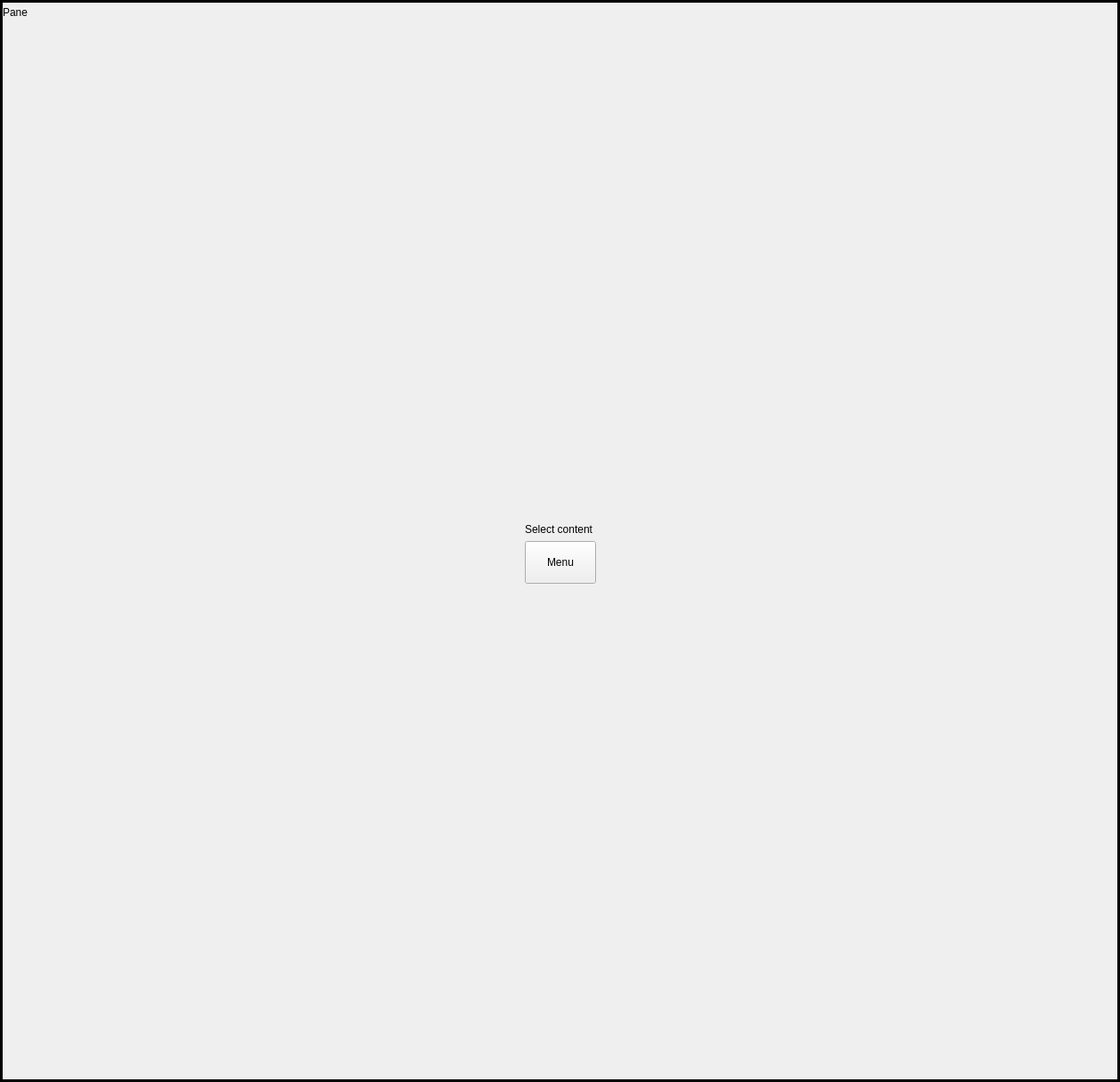
<?xml version="1.0" encoding="UTF-8"?>
<ui version="4.0">
 <class>SplitterPane</class>
 <widget class="QWidget" name="SplitterPane">
  <property name="geometry">
   <rect>
    <x>0</x>
    <y>0</y>
    <width>1259</width>
    <height>1216</height>
   </rect>
  </property>
  <property name="windowTitle">
   <string>Form</string>
  </property>
  <layout class="QGridLayout" name="gridLayout_2">
   <property name="leftMargin">
    <number>0</number>
   </property>
   <property name="topMargin">
    <number>0</number>
   </property>
   <property name="rightMargin">
    <number>0</number>
   </property>
   <property name="bottomMargin">
    <number>0</number>
   </property>
   <item row="0" column="0">
    <widget class="QFrame" name="frame">
     <property name="frameShape">
      <enum>QFrame::Shape::Box</enum>
     </property>
     <property name="frameShadow">
      <enum>QFrame::Shadow::Plain</enum>
     </property>
     <property name="lineWidth">
      <number>3</number>
     </property>
     <layout class="QVBoxLayout" name="verticalLayout_2">
      <property name="leftMargin">
       <number>0</number>
      </property>
      <property name="topMargin">
       <number>0</number>
      </property>
      <property name="rightMargin">
       <number>0</number>
      </property>
      <property name="bottomMargin">
       <number>0</number>
      </property>
      <item>
       <layout class="QHBoxLayout" name="horizontalLayout">
        <property name="spacing">
         <number>0</number>
        </property>
        <item>
         <widget class="QLabel" name="labelTitle">
          <property name="text">
           <string>Pane</string>
          </property>
         </widget>
        </item>
        <item>
         <widget class="QPushButton" name="pushButtonArrange">
          <property name="maximumSize">
           <size>
            <width>28</width>
            <height>28</height>
           </size>
          </property>
          <property name="toolTip">
           <string>Split this pane vertically</string>
          </property>
          <property name="text">
           <string/>
          </property>
          <property name="icon">
           <iconset theme="list-remove"/>
          </property>
          <property name="flat">
           <bool>true</bool>
          </property>
         </widget>
        </item>
        <item>
         <widget class="QPushButton" name="pushButtonSplitVertical">
          <property name="maximumSize">
           <size>
            <width>28</width>
            <height>28</height>
           </size>
          </property>
          <property name="toolTip">
           <string>Split this pane vertically</string>
          </property>
          <property name="text">
           <string/>
          </property>
          <property name="icon">
           <iconset theme="QIcon::ThemeIcon::GoDown"/>
          </property>
          <property name="flat">
           <bool>true</bool>
          </property>
         </widget>
        </item>
        <item>
         <widget class="QPushButton" name="pushButtonSplitHorizontal">
          <property name="maximumSize">
           <size>
            <width>28</width>
            <height>28</height>
           </size>
          </property>
          <property name="toolTip">
           <string>Split this pane horizontally</string>
          </property>
          <property name="text">
           <string/>
          </property>
          <property name="icon">
           <iconset theme="QIcon::ThemeIcon::GoNext"/>
          </property>
          <property name="flat">
           <bool>true</bool>
          </property>
         </widget>
        </item>
        <item>
         <widget class="QPushButton" name="pushButtonClose">
          <property name="maximumSize">
           <size>
            <width>28</width>
            <height>28</height>
           </size>
          </property>
          <property name="toolTip">
           <string>Close this pane</string>
          </property>
          <property name="text">
           <string/>
          </property>
          <property name="icon">
           <iconset theme="window-close"/>
          </property>
          <property name="flat">
           <bool>true</bool>
          </property>
         </widget>
        </item>
       </layout>
      </item>
      <item>
       <widget class="QStackedWidget" name="stackedWidgetContent">
        <property name="currentIndex">
         <number>0</number>
        </property>
        <widget class="QWidget" name="pageMenu">
         <layout class="QGridLayout" name="gridLayout">
          <property name="leftMargin">
           <number>0</number>
          </property>
          <property name="topMargin">
           <number>0</number>
          </property>
          <property name="rightMargin">
           <number>0</number>
          </property>
          <property name="bottomMargin">
           <number>0</number>
          </property>
          <item row="0" column="1">
           <spacer name="verticalSpacer">
            <property name="orientation">
             <enum>Qt::Orientation::Vertical</enum>
            </property>
            <property name="sizeHint" stdset="0">
             <size>
              <width>78</width>
              <height>545</height>
             </size>
            </property>
           </spacer>
          </item>
          <item row="1" column="1">
           <widget class="QLabel" name="labelSelectContent">
            <property name="text">
             <string>Select content</string>
            </property>
           </widget>
          </item>
          <item row="2" column="0">
           <spacer name="horizontalSpacer">
            <property name="orientation">
             <enum>Qt::Orientation::Horizontal</enum>
            </property>
            <property name="sizeHint" stdset="0">
             <size>
              <width>40</width>
              <height>20</height>
             </size>
            </property>
           </spacer>
          </item>
          <item row="2" column="1">
           <widget class="QPushButton" name="pushButtonMenu">
            <property name="minimumSize">
             <size>
              <width>48</width>
              <height>48</height>
             </size>
            </property>
            <property name="text">
             <string>Menu</string>
            </property>
            <property name="icon">
             <iconset theme="QIcon::ThemeIcon::WindowNew"/>
            </property>
           </widget>
          </item>
          <item row="2" column="2">
           <spacer name="horizontalSpacer_2">
            <property name="orientation">
             <enum>Qt::Orientation::Horizontal</enum>
            </property>
            <property name="sizeHint" stdset="0">
             <size>
              <width>40</width>
              <height>20</height>
             </size>
            </property>
           </spacer>
          </item>
          <item row="3" column="1">
           <spacer name="verticalSpacer_2">
            <property name="orientation">
             <enum>Qt::Orientation::Vertical</enum>
            </property>
            <property name="sizeHint" stdset="0">
             <size>
              <width>20</width>
              <height>544</height>
             </size>
            </property>
           </spacer>
          </item>
         </layout>
        </widget>
        <widget class="QWidget" name="pageContent"/>
       </widget>
      </item>
     </layout>
    </widget>
   </item>
  </layout>
 </widget>
 <resources/>
 <connections>
  <connection>
   <sender>pushButtonClose</sender>
   <signal>clicked()</signal>
   <receiver>SplitterPane</receiver>
   <slot>closePane()</slot>
   <hints>
    <hint type="sourcelabel">
     <x>837</x>
     <y>22</y>
    </hint>
    <hint type="destinationlabel">
     <x>430</x>
     <y>378</y>
    </hint>
   </hints>
  </connection>
  <connection>
   <sender>pushButtonSplitHorizontal</sender>
   <signal>clicked()</signal>
   <receiver>SplitterPane</receiver>
   <slot>splitPaneHorizontally()</slot>
   <hints>
    <hint type="sourcelabel">
     <x>803</x>
     <y>22</y>
    </hint>
    <hint type="destinationlabel">
     <x>430</x>
     <y>378</y>
    </hint>
   </hints>
  </connection>
  <connection>
   <sender>pushButtonSplitVertical</sender>
   <signal>clicked()</signal>
   <receiver>SplitterPane</receiver>
   <slot>splitPaneVertically()</slot>
   <hints>
    <hint type="sourcelabel">
     <x>769</x>
     <y>22</y>
    </hint>
    <hint type="destinationlabel">
     <x>430</x>
     <y>378</y>
    </hint>
   </hints>
  </connection>
  <connection>
   <sender>pushButtonArrange</sender>
   <signal>clicked()</signal>
   <receiver>SplitterPane</receiver>
   <slot>arrangeSplitter()</slot>
   <hints>
    <hint type="sourcelabel">
     <x>1156</x>
     <y>15</y>
    </hint>
    <hint type="destinationlabel">
     <x>629</x>
     <y>607</y>
    </hint>
   </hints>
  </connection>
  <connection>
   <sender>pushButtonMenu</sender>
   <signal>clicked()</signal>
   <receiver>SplitterPane</receiver>
   <slot>showMenu()</slot>
   <hints>
    <hint type="sourcelabel">
     <x>629</x>
     <y>635</y>
    </hint>
    <hint type="destinationlabel">
     <x>629</x>
     <y>607</y>
    </hint>
   </hints>
  </connection>
 </connections>
 <slots>
  <slot>closePane()</slot>
  <slot>splitPaneVertically()</slot>
  <slot>splitPaneHorizontally()</slot>
  <slot>arrangeSplitter()</slot>
  <slot>showMenu()</slot>
 </slots>
</ui>
